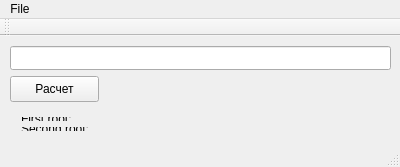
<?xml version="1.0" encoding="UTF-8"?>
<ui version="4.0">
 <class>MainWindow</class>
 <widget class="QMainWindow" name="MainWindow">
  <property name="geometry">
   <rect>
    <x>0</x>
    <y>0</y>
    <width>400</width>
    <height>167</height>
   </rect>
  </property>
  <property name="windowTitle">
   <string>Quadratic</string>
  </property>
  <widget class="QWidget" name="centralWidget">
   <widget class="QLineEdit" name="lineEdit">
    <property name="geometry">
     <rect>
      <x>10</x>
      <y>10</y>
      <width>381</width>
      <height>24</height>
     </rect>
    </property>
   </widget>
   <widget class="QPushButton" name="pushButton">
    <property name="geometry">
     <rect>
      <x>10</x>
      <y>40</y>
      <width>89</width>
      <height>26</height>
     </rect>
    </property>
    <property name="text">
     <string>Расчет</string>
    </property>
   </widget>
   <widget class="QWidget" name="layoutWidget">
    <property name="geometry">
     <rect>
      <x>10</x>
      <y>70</y>
      <width>381</width>
      <height>36</height>
     </rect>
    </property>
    <layout class="QVBoxLayout" name="verticalLayout">
     <item>
      <widget class="QLabel" name="label">
       <property name="text">
        <string>First root:</string>
       </property>
      </widget>
     </item>
     <item>
      <widget class="QLabel" name="label_2">
       <property name="text">
        <string>Second root:</string>
       </property>
      </widget>
     </item>
    </layout>
   </widget>
  </widget>
  <widget class="QMenuBar" name="menuBar">
   <property name="geometry">
    <rect>
     <x>0</x>
     <y>0</y>
     <width>400</width>
     <height>24</height>
    </rect>
   </property>
   <widget class="QMenu" name="menu">
    <property name="title">
     <string>File</string>
    </property>
    <addaction name="actionOpen"/>
    <addaction name="actionSave"/>
    <addaction name="actionClose"/>
   </widget>
   <addaction name="menu"/>
  </widget>
  <widget class="QToolBar" name="mainToolBar">
   <attribute name="toolBarArea">
    <enum>TopToolBarArea</enum>
   </attribute>
   <attribute name="toolBarBreak">
    <bool>false</bool>
   </attribute>
  </widget>
  <widget class="QStatusBar" name="statusBar"/>
  <action name="actionOpen">
   <property name="text">
    <string>Open</string>
   </property>
  </action>
  <action name="actionSave">
   <property name="text">
    <string>Save</string>
   </property>
  </action>
  <action name="actionClose">
   <property name="text">
    <string>Exit</string>
   </property>
  </action>
 </widget>
 <layoutdefault spacing="6" margin="11"/>
 <resources/>
 <connections>
  <connection>
   <sender>actionClose</sender>
   <signal>triggered()</signal>
   <receiver>MainWindow</receiver>
   <slot>close()</slot>
   <hints>
    <hint type="sourcelabel">
     <x>199</x>
     <y>83</y>
    </hint>
    <hint type="destinationlabel">
     <x>199</x>
     <y>83</y>
    </hint>
   </hints>
  </connection>
 </connections>
</ui>
